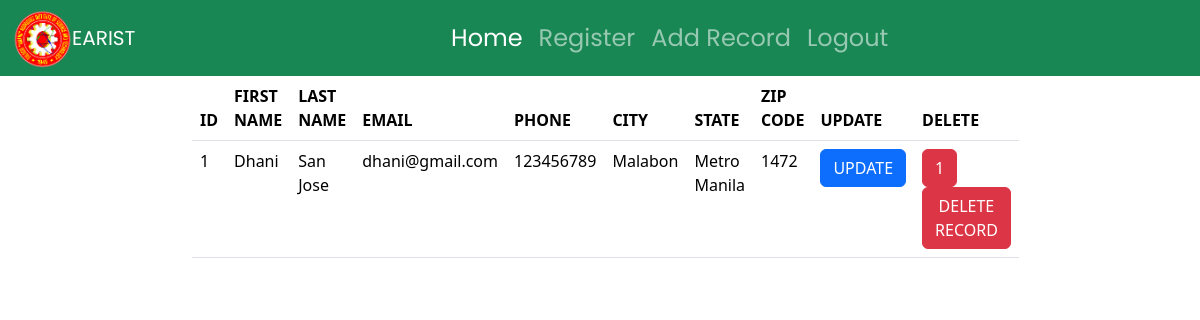
Before: / (signed in) with the older database file.
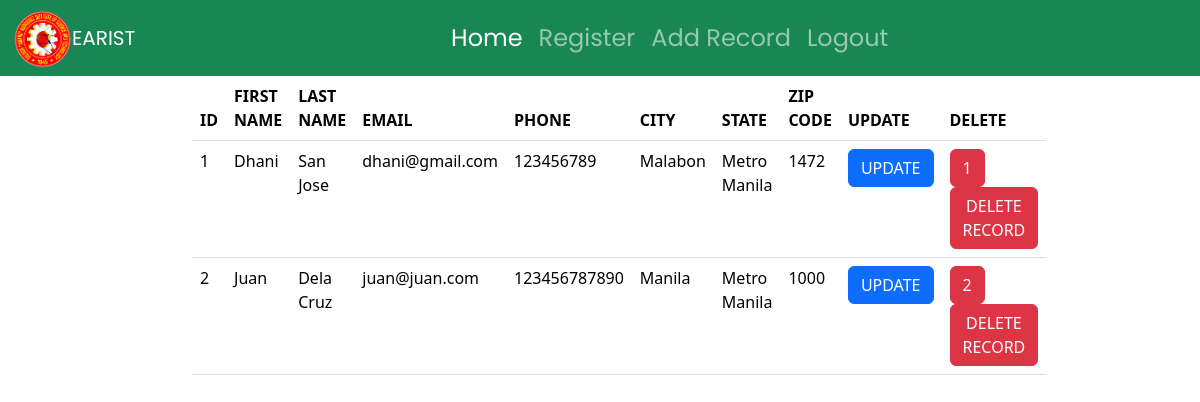
After: the same page with the newer database file.
### dcrm/models.py (models this page shows, shortened)
class Record(models.Model):
    created_at = models.DateTimeField(auto_now_add=True)
    first_name = models.CharField(max_length=50)
    last_name =  models.CharField(max_length=50)
    email =  models.CharField(max_length=100)
    phone = models.CharField(max_length=15)
    address =  models.CharField(max_length=100)
    city =  models.CharField(max_length=50)
    state =  models.CharField(max_length=50)
    zipcode =  models.CharField(max_length=20)

### dcrm/views.py (the view)
# urls.py: path('', views.home, name='home'),
def home(request):
    records = Record.objects.all()
    if request.method == 'POST':
        username = request.POST['username']
        password = request.POST['password']
        user = authenticate(request, username=username, password=password)
        if user is not None:
            login(request, user)
            messages.success(request, "You Have Been Logged In!")
            return redirect('home')
        else:
             messages.success(request, "There was an Error Logging In, Please Try Again")
             return redirect('home')
    else:
        return render(request, 'home.html', {'records':records})

### dcrm/templates/home.html (shortened to what this page needs)
{% extends 'base.html' %}
{% block content %}
<div class="container">
    {% if user.is_authenticated %}
    <table class="table">
        <thead>
            <tr>
            <th>ID</th>
            <th>FIRST NAME</th>
            <th>LAST NAME</th>
            <th>EMAIL</th>
            <th>PHONE</th>
            <th>CITY</th>
            <th>STATE</th>
            <th>ZIP CODE</th>
            <th>UPDATE</th>
            <th>DELETE</th>
        </tr>
        </thead>
        <tbody>
        {% if records %}
                {% for record in records %}
                    <tr>
                        <td>{{ record.id }} </td>
                        <td>{{ record.first_name }} </td>
                        <td>{{ record.last_name }}</td>
                        <td>{{ record.email }}</td>
                        <td>{{ record.phone }}</td>
                        <td>{{ record.city }}</td>
                        <td>{{ record.state }}</td>
                        <td>{{ record.zipcode }}</td>
                        <td><a href="{% url 'update_records' record.id  %}">
                            <button class="btn btn-primary">UPDATE</button>
                            </a>
                        </td>
                        <td>
                            <a href="{% url 'delete_record' record.id %}">
                                <button class="btn btn-danger">{{ record.id }}</button>
                                </a>
  <button type="button" class="btn btn-danger" data-bs-toggle="modal" data-bs-target="#exampleModal">
    DELETE RECORD
</button>
                        </td>
                    </tr>
                {% endfor %}
            {% endif %}
        </tbody>
    </table>
{% endif %}
{% endblock %}

Changed rows visible on the page:
added Record: id "2", first_name "Juan", last_name "Dela Cruz", email "juan@juan.com", phone "123456787890", city "Manila", state "Metro Manila", zipcode "1000"
